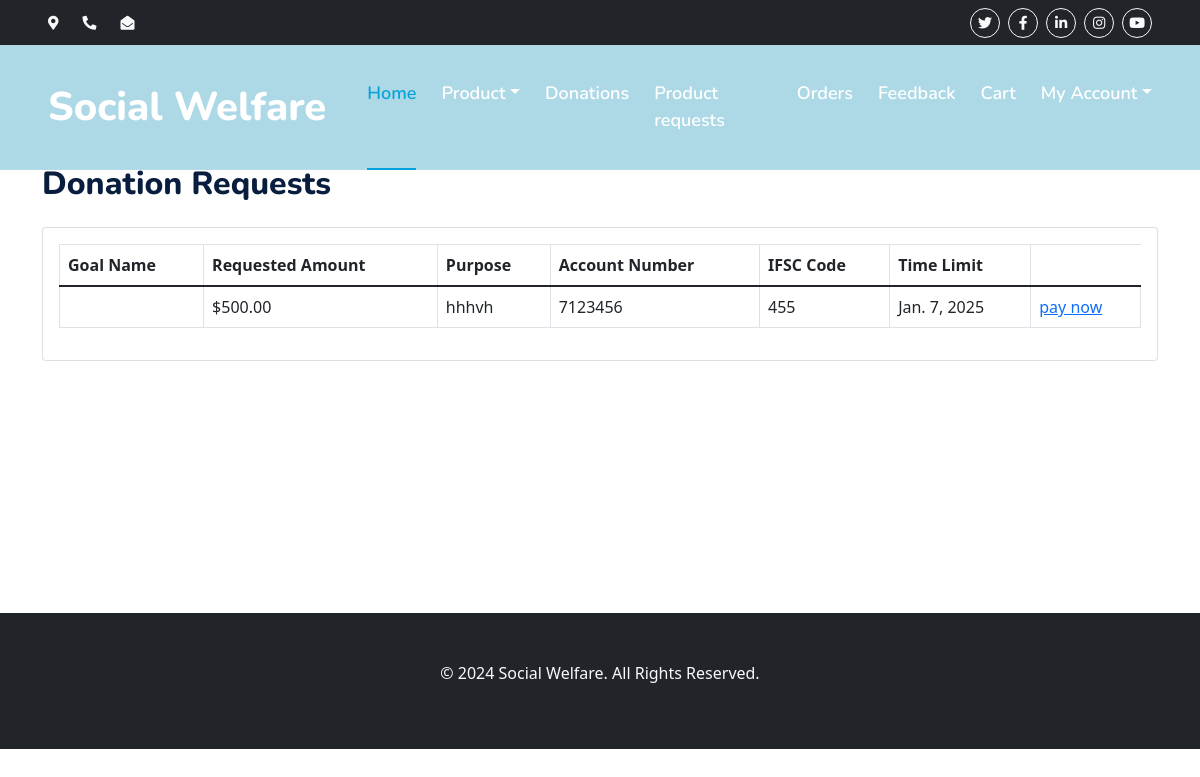
The app's page /user/donation-list/ with its own data.
### organization/models.py (models this page shows, shortened)
class DonationRequest(models.Model):
    organization = models.ForeignKey(Organization, on_delete=models.CASCADE, related_name='donation_requests')  # Link to the organization
    needed_amount = models.DecimalField(max_digits=10, decimal_places=2)  # Amount needed to reach the goal
    purpose = models.TextField()  # Purpose of the donation
    account_number = models.CharField(max_length=20)  # Bank account number for donations
    ifsc_code = models.CharField(max_length=11)  # IFSC code for the bank account
    time_limit = models.DateField()  # Deadline for the donation goal

### user/views.py (the view)
# urls.py: path('donation-list/', views.donation_list_view, name='donation_list'),
def donation_list_view(request):
    donation_requests = DonationRequest.objects.all()
    return render(request, 'donation_list.html', {
        'donation_requests': donation_requests
    })

### templates/donation_list.html
{% extends 'customerbase.html' %}
{% load static %}
{% block content %}
<div class="container py-5">
    <div class="row">
        <div class="col-lg-12">
            <h2 class="mb-4">Donation Requests</h2>
            <div class="card mb-4">
                <div class="card-body">
                    {% if donation_requests %}
                        <table class="table table-bordered">
                            <thead>
                                <tr>
                                    <th>Goal Name</th>
                                    <th>Requested Amount</th>
                                    <th>Purpose</th>
                                    <th>Account Number</th>
                                    <th>IFSC Code</th>
                                    <th>Time Limit</th>
                                </tr>
                            </thead>
                            <tbody>
                                {% for request in donation_requests %}
                                    <tr>
                                        <td>{{ request.goal_name }}</td>
                                        <td>${{ request.needed_amount }}</td>
                                        <td>{{ request.purpose }}</td>
                                        <td>{{ request.account_number }}</td>
                                        <td>{{ request.ifsc_code }}</td>
                                        <td>{{ request.time_limit }}</td>
                                        <td><a href="{% url 'pay_donation' request.id %}"> pay now </a></td>
                                    </tr>
                                {% endfor %}
                            </tbody>
                        </table>
                    {% else %}
                        <p>No donation requests available at the moment.</p>
                    {% endif %}
                </div>
            </div>
        </div>
    </div>
</div>
{% endblock %}

### static/css/style.css (style rules this page uses)
:root { --primary: #06A3DA; --secondary: #34AD54; --light: #EEF9FF; --dark: #091E3E; }
h1, h2, .fw-bold { font-weight: 800 !important; }

### records on screen
DonationRequest: needed_amount "500.00", purpose "hhhvh", account_number "7123456", ifsc_code "455", time_limit "Jan. 7, 2025"
